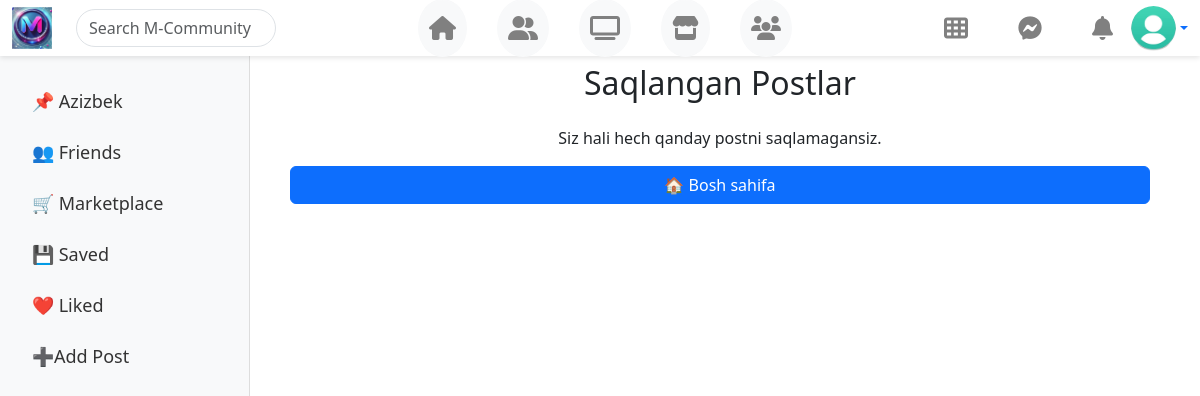
The page /posts/saved-post/ (signed in) on the database its author committed.
### accounts/models.py (models this page shows, shortened)
class CustomUser(AbstractUser):
    age = models.PositiveIntegerField(blank=True,null=True)
    image = models.ImageField(upload_to='account_images/',default='images/images.jpg')

### posts/views.py (the view)
# urls.py: path('saved-post/',views.saved_post,name='saved_post'),
def saved_post(request):
    saved_posts = Save.objects.filter(user=request.user).select_related('post')
    context = {
        'saved_posts':saved_posts
    }
    return render(request,'saved_post.html',context=context)

### templates/saved_post.html (shortened to what this page needs)
{% extends 'base.html' %}
{% block content %}
<h2 class="my-4 text-center">Saqlangan Postlar</h2>
{% if saved_posts %}
    {% for saved in saved_posts %}
    <div class="card mb-3 mx-auto" style="max-width: 600px;">
        <div class="card-body">
            <h5 class="card-title">{{ saved.post.user }}</h5>
            <p class="card-text">{{ saved.post.title }}</p>
            {% if saved.post.image %}
                <img src="{{ saved.post.image.url }}" class="img-fluid image-container" alt="Post Image">
            {% endif %}
            {% if saved.post.video %}
                <video class="img-fluid video-container" controls>
                    <source src="{{ saved.post.video.url }}" type="video/mp4">
                </video>
            {% endif %}
            <div class="mt-3 d-flex justify-content-between">
                <form action="{% url 'delete_saved_post' saved.id %}" method="POST">
                    {% csrf_token %}
                    <button type="submit" class="btn btn-outline-warning">
                        💾 O‘chirish
                    </button>
                </form>
            </div>
        </div>
    </div>
    {% endfor %}
{% else %}
    <p class="text-center">Siz hali hech qanday postni saqlamagansiz.</p>
{% endif %}
<a href="{% url 'home' %}" class="btn btn-primary d-block mx-auto mt-3">🏠 Bosh sahifa</a>
{% endblock %}

### templates/base.html (shortened to what this page needs)
{% load static %}
<!DOCTYPE html>
<html lang="uz">
<head>
    <link rel="stylesheet" href="https://cdn.jsdelivr.net/npm/bootstrap@5.3.0/dist/css/bootstrap.min.css">
    <link rel="stylesheet" href="https://cdnjs.cloudflare.com/ajax/libs/font-awesome/6.4.2/css/all.min.css">
</head>
<body>
<nav class="navbar navbar-expand-lg fixed-top">
    <div class="container-fluid d-flex align-items-center justify-content-center w-100">
        <div class="d-flex align-items-center">
            <a href="#" class="navbar-brand">
                <img src="{% static 'images/logo1.jpg' %}" width="40" alt="Logo">
            </a>
            <input type="text" class="form-control rounded-pill ms-2 d-none d-md-block"
                   placeholder="Search M-Community" style="max-width: 200px;">
        </div>
        <div class="d-flex justify-content-center flex-grow-1">
            <a href="{% url 'home' %}" class="btn btn-light nav-icon" data-bs-toggle="tooltip" title="Asosiy sahifa">
                <i class="fas fa-home"></i>
            </a>
            <a href="#" class="btn btn-light nav-icon" data-bs-toggle="tooltip" title="Do‘stlar">
                <i class="fas fa-user-friends"></i>
            </a>
            <a href="#" class="btn btn-light nav-icon" data-bs-toggle="tooltip" title="Video">
                <i class="fas fa-tv"></i>
            </a>
            <a href="#" class="btn btn-light nav-icon" data-bs-toggle="tooltip" title="Marketplace">
                <i class="fas fa-store"></i>
            </a>
            <a href="#" class="btn btn-light nav-icon" data-bs-toggle="tooltip" title="Guruhlar">
                <i class="fas fa-users"></i>
            </a>
        </div>
        <div class="d-flex align-items-center">
            <a href="#" class="nav-icon" data-bs-toggle="tooltip" title="Menyu">
                <i class="fas fa-th"></i>
            </a>
            <a href="#" class="nav-icon" data-bs-toggle="tooltip" title="Xabarlar">
                <i class="fab fa-facebook-messenger"></i>
            </a>
            <div class="dropdown">
                <a href="#" class="nav-icon position-relative" id="notificationDropdown" data-bs-toggle="dropdown">
                    <i class="fas fa-bell"></i>
                </a>
            </div>
            <div class="dropdown ms-2">
                <a href="#" class="d-flex align-items-center text-decoration-none dropdown-toggle" data-bs-toggle="dropdown">
                    <img src="{{user.image.url}}" class="profile-img">
                </a>
            </div>
        </div>
    </div>
</nav>
<div class="container-fluid">
    <div class="row">
        <nav class="sidebar">
            <ul class="nav flex-column">
                <li class="nav-item"><a class="nav-link" href="{% url 'profile' user.username  %}">📌 {{user.username}}</a></li>
                <li class="nav-item"><a class="nav-link" href="#">👥 Friends</a></li>
                <li class="nav-item"><a class="nav-link" href="#">🛒 Marketplace</a></li>
                <li class="nav-item"><a class="nav-link" href="{% url 'saved_post' %}">💾 Saved</a></li>
                <li class="nav-item"><a class="nav-link" href="{% url 'liked_post' %}">❤️ Liked</a></li>
                <li class="nav-item"><a class="nav-link" href="{% url 'add_post' %}">➕Add Post</a></li>
            </ul>
        </nav>
        <main class="main-content">
            {% block content %}
            {% endblock content %}
        </main>
    </div>
</div>
</body>
</html>

### templates/base.html (style rules this page uses)
.navbar { background-color: white; box-shadow: 0 2px 5px rgba(0, 0, 0, 0.1); }
.nav-icon { font-size: 1.5rem; margin-left: 30px; color: gray; padding: 10px; border-radius: 50%; transition: background 0.3s, text-decoration 0.3s; text-decoration: none; }
.profile-img { width: 45px; height: 45px; border-radius: 50%; object-fit: cover; cursor: pointer; }
.navbar { height: 56px; }
.sidebar { position: fixed; top: 56px; left: 0; width: 250px; height: calc(100vh - 56px); background-color: #f8f9fa; padding-top: 20px; border-right: 1px solid #ddd; overflow-y: auto; }
.sidebar .nav-link { font-size: 18px; font-weight: 500; color: #333; padding: 12px 20px; transition: background 0.3s, color 0.3s; }
.main-content { margin-left: 270px; padding: 20px; max-width: 900px; width: 100%; margin-top: 20px; }

### rows shown on the page
CustomUser: image (picture), username "Azizbek"
